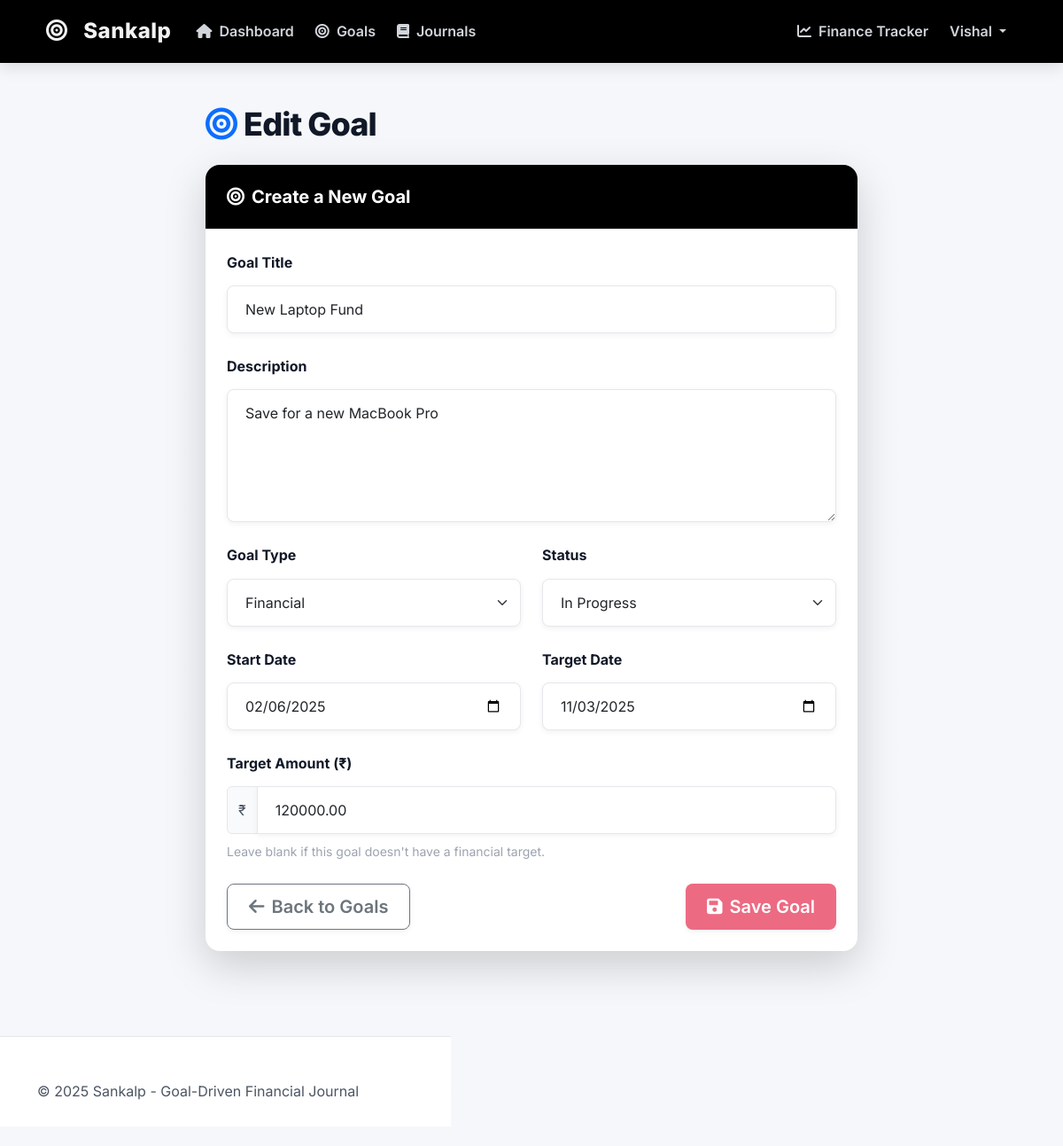
Page /sankalp/goals/10/edit/ (signed in) on the committed database.
### sankalp/models.py (models this page shows, shortened)
class Goal(models.Model):
    GOAL_TYPES = [
        ('FINANCIAL', 'Financial'),
        ('PERSONAL', 'Personal'),
        ('CAREER', 'Career'),
        ('HEALTH', 'Health'),
        ('OTHER', 'Other'),
    ]
    STATUS_CHOICES = [
        ('NOT_STARTED', 'Not Started'),
        ('IN_PROGRESS', 'In Progress'),
        ('COMPLETED', 'Completed'),
        ('ABANDONED', 'Abandoned'),
    ]
    user = models.ForeignKey(User, on_delete=models.CASCADE)
    title = models.CharField(max_length=200)
    description = models.TextField()
    goal_type = models.CharField(max_length=20, choices=GOAL_TYPES)
    target_amount = models.DecimalField(max_digits=10, decimal_places=2, null=True, blank=True)
    current_amount = models.DecimalField(max_digits=10, decimal_places=2, default=0)
    start_date = models.DateField()
    target_date = models.DateField()
    status = models.CharField(max_length=20, choices=STATUS_CHOICES, default='NOT_STARTED')
    created_at = models.DateTimeField(auto_now_add=True)
    updated_at = models.DateTimeField(auto_now=True)

### sankalp/views.py (the view)
# urls.py: path('goals/<int:goal_id>/edit/', views.edit_goal, name='edit_goal'),
@login_required
def edit_goal(request, goal_id):
    goal = get_object_or_404(Goal, id=goal_id, user=request.user)
    if request.method == 'POST':
        form = GoalForm(request.POST, instance=goal)
        if form.is_valid():
            with transaction.atomic():
                form.save()
            messages.success(request, 'Goal updated successfully!')
            return redirect('goal_detail', goal_id=goal.id)
    else:
        form = GoalForm(instance=goal)
    return render(request, 'sankalp/goal_form.html', {
        'form': form,
        'title': 'Edit Goal',
        'username': request.session.get('username', '')
    })

### sankalp/forms.py
class GoalForm(forms.ModelForm):
    class Meta:
        model = Goal
        fields = ['title', 'description', 'goal_type', 'target_amount', 'start_date', 'target_date', 'status']
        widgets = {
            'start_date': forms.DateInput(attrs={'type': 'date'}),
            'target_date': forms.DateInput(attrs={'type': 'date'}),
            'description': forms.Textarea(attrs={'rows': 4}),
        }

### sankalp/templates/sankalp/goal_form.html (shortened to what this page needs)
{% extends 'sankalp/base.html' %}
{% load static %}
{% block content %}
<div class="row mb-5 justify-content-center">
    <div class="col-md-8">
        <h1 class="display-5 mb-4">
            <i class="fas fa-bullseye text-primary me-2"></i>{{ title }}
        </h1>
        <div class="card shadow-lg">
            <div class="card-header bg-primary text-white">
                <h5 class="mb-0 fw-bold">
                    <i class="fas fa-bullseye me-2"></i>Create a New Goal
                </h5>
            </div>
            <div class="card-body p-4">
                <form method="post">
                    <div class="mb-4">
                        <label for="id_title" class="form-label fw-bold">Goal Title</label>
                        <input type="text" name="title" id="id_title" class="form-control"
                               value="{{ form.title.value|default:'' }}" required>
                    </div>
                    <div class="mb-4">
                        <label for="id_description" class="form-label fw-bold">Description</label>
                        <textarea name="description" id="id_description" class="form-control" rows="5" required>{{ form.description.value|default:'' }}</textarea>
                    </div>
                    <div class="row mb-4 g-4">
                        <div class="col-md-6">
                            <label for="id_goal_type" class="form-label fw-bold">Goal Type</label>
                            <select name="goal_type" id="id_goal_type" class="form-select" required>
                                <option value="FINANCIAL" {% if form.goal_type.value == 'FINANCIAL' %}selected{% endif %}>Financial</option>
                            </select>
                        </div>
                        <div class="col-md-6">
                            <label for="id_status" class="form-label fw-bold">Status</label>
                            <select name="status" id="id_status" class="form-select" required>
                                <option value="IN_PROGRESS" {% if form.status.value == 'IN_PROGRESS' %}selected{% endif %}>In Progress</option>
                            </select>
                        </div>
                    </div>
                    <div class="row mb-4 g-4">
                        <div class="col-md-6">
                            <label for="id_start_date" class="form-label fw-bold">Start Date</label>
                            <input type="date" name="start_date" id="id_start_date" class="form-control"
                                   value="{{ form.start_date.value|date:'Y-m-d'|default:'' }}" required>
                        </div>
                        <div class="col-md-6">
                            <label for="id_target_date" class="form-label fw-bold">Target Date</label>
                            <input type="date" name="target_date" id="id_target_date" class="form-control"
                                   value="{{ form.target_date.value|date:'Y-m-d'|default:'' }}" required>
                        </div>
                    </div>
                    <div class="mb-4">
                        <label for="id_target_amount" class="form-label fw-bold">Target Amount (₹)</label>
                        <div class="input-group">
                            <span class="input-group-text">₹</span>
                            <input type="number" name="target_amount" id="id_target_amount" class="form-control"
                                   value="{{ form.target_amount.value|default:'' }}" step="0.01">
                        </div>
                        <div class="form-text">Leave blank if this goal doesn't have a financial target.</div>
                    </div>
                    <div class="d-flex justify-content-between mt-4">
                        <a href="{% url 'goals_list' %}" class="btn btn-outline-secondary btn-lg">
                            <i class="fas fa-arrow-left me-2"></i>Back to Goals
                        </a>
                        <button type="submit" class="btn btn-primary btn-lg">
                            <i class="fas fa-save me-2"></i>Save Goal
                        </button>
                    </div>
                </form>
            </div>
        </div>
    </div>
</div>
{% endblock %}

### sankalp/templates/sankalp/base.html (shortened to what this page needs)
{% load static %}
<!DOCTYPE html>
<html lang="en">
<head>
    <link href="https://cdn.jsdelivr.net/npm/bootstrap@5.3.0-alpha1/dist/css/bootstrap.min.css" rel="stylesheet">
    <link rel="stylesheet" href="https://cdnjs.cloudflare.com/ajax/libs/font-awesome/6.0.0/css/all.min.css">
    <link rel="stylesheet" href="{% static 'sankalp/css/styles.css' %}">
</head>
<body>
    <nav class="navbar navbar-expand-lg navbar-dark bg-primary sticky-top">
        <div class="container">
            <a class="navbar-brand" href="{% url 'sankalp_dashboard' %}">
                <i class="fas fa-bullseye"></i> Sankalp
            </a>
            <div class="collapse navbar-collapse" id="navbarNav">
                <ul class="navbar-nav me-auto mb-2 mb-lg-0">
                    <li class="nav-item">
                        <a class="nav-link" href="{% url 'sankalp_dashboard' %}">
                            <i class="fas fa-home me-1"></i> Dashboard
                        </a>
                    </li>
                    <li class="nav-item">
                        <a class="nav-link" href="{% url 'goals_list' %}">
                            <i class="fas fa-bullseye me-1"></i> Goals
                        </a>
                    </li>
                    <li class="nav-item">
                        <a class="nav-link" href="{% url 'journals_list' %}">
                            <i class="fas fa-book me-1"></i> Journals
                        </a>
                    </li>
                </ul>
                <ul class="navbar-nav mb-2 mb-lg-0">
                    <li class="nav-item">
                        <a class="nav-link" href="{% url 'dashboard' %}">
                            <i class="fas fa-chart-line me-1"></i> Finance Tracker
                        </a>
                    </li>
                    {% if request.session.username %}
                    <li class="nav-item dropdown">
                        <a class="nav-link dropdown-toggle" href="#" id="navbarDropdown" role="button" data-bs-toggle="dropdown" aria-expanded="false">
                            {{ request.session.username }}
                        </a>
                    </li>
                    {% endif %}
                </ul>
            </div>
        </div>
    </nav>
    <main class="container my-5">
        <div class="fade-in">
            {% block content %}{% endblock %}
        </div>
    </main>
    <footer class="py-5 mt-auto bg-white shadow-sm">
        <div class="container">
            <div class="row align-items-center">
                <div class="col-md-6 text-center text-md-start">
                    <p class="mb-0 text-muted">&copy; {% now "Y" %} Sankalp - Goal-Driven Financial Journal</p>
                </div>
                <div class="col-md-6 text-center text-md-end mt-3 mt-md-0">
                    <a href="#" class="text-decoration-none text-muted me-4">
                        <i class="fas fa-question-circle me-1"></i> Help
                    </a>
                    <a href="#" class="text-decoration-none text-muted me-4">
                        <i class="fas fa-user-shield me-1"></i> Privacy
                    </a>
                    <a href="#" class="text-decoration-none text-muted">
                        <i class="fas fa-file-contract me-1"></i> Terms
                    </a>
                </div>
            </div>
        </div>
    </footer>
</body>
</html>

### sankalp/static/sankalp/css/styles.css (style rules this page uses)
:root { --primary-color: #000000; --primary-light: #f2f2f2; --secondary-color: #ed6a83; --secondary-light: #fce4e9; --warning-color: #facc15; --warning-light: #fef9c3; --danger-color: #dc2626; --danger-light: #fee2e2; --info-color: #0ea5e9; --info-light: #e0f2fe; --background-color: #f5f7fa; --card-bg: #ffffff; --text-primary: #111827; --text-secondary: #4b5563; --text-tertiary: #9ca3af; --border-color: #e5e7eb; --border-radius-sm: 0.5rem; --border-radius: 1rem; --border-radius-lg: 1.5rem; --shadow-sm: 0 2px 6px rgba(0, 0, 0, 0.06); --shadow: 0 6px 16px rgba(0, 0, 0, 0.1); --shadow-lg: 0 12px 32px rgba(0, 0, 0, 0.12); --transition-fast: 200ms ease; --transition-normal: 300ms ease; --transition-slow: 400ms ease; }
body { min-height: 100vh; display: flex; flex-direction: column; background-color: var(--background-color); color: var(--text-primary); font-family: "Inter", -apple-system, BlinkMacSystemFont, "Segoe UI", Roboto, "Helvetica Neue", Arial, sans-serif; line-height: 1.7; font-size: 16px; }
h1, h2, h3, h4, h5, h6 { font-weight: 700; line-height: 1.2; margin-bottom: 1rem; }
.display-5 { font-weight: 800; letter-spacing: -0.025em; font-size: 2.25rem; }
.text-muted { color: var(--text-secondary) !important; }
.navbar { box-shadow: var(--shadow); transition: all var(--transition-normal); padding: 10px 40px; background: var(--primary-color) !important; }
.navbar-brand { font-weight: 800; letter-spacing: 0.5px; transition: all var(--transition-fast); font-size: 1.5rem; color: #f2f2f2 !important; }
.navbar-brand i { margin-right: 0.75rem; }
.nav-link { transition: all var(--transition-fast); padding: 0.5rem 1.25rem; border-radius: var(--border-radius-sm); margin: 0 0.25rem; font-weight: 600; color: #d1d5db !important; }
.card { border-radius: var(--border-radius); box-shadow: var(--shadow-sm); transition: transform var(--transition-normal), box-shadow var(--transition-normal); border: none; background-color: var(--card-bg); overflow: hidden; }
.card-header { background-color: var(--card-bg); border-bottom: 1px solid var(--border-color); padding: 1.5rem; font-weight: 700; }
.card-header.bg-primary { background: var(--primary-color) !important; color: #ffffff; }
.card-body { padding: 1.75rem; }
.btn { border-radius: var(--border-radius-sm); padding: 0.625rem 1.5rem; font-weight: 600; transition: all var(--transition-fast); box-shadow: var(--shadow-sm); position: relative; overflow: hidden; }
.btn::after { content: ""; position: absolute; top: 0; left: 0; width: 100%; height: 100%; background-color: rgba(255, 255, 255, 0.15); transform: translateY(100%); transition: transform var(--transition-fast); }
.btn-primary { background: var(--secondary-color); border: none; color: #ffffff; }
.form-control, .form-select { border-radius: var(--border-radius-sm); border: 1px solid var(--border-color); padding: 0.875rem 1.25rem; transition: all var(--transition-fast); font-size: 1rem; box-shadow: var(--shadow-sm); background-color: #ffffff; }
.form-label { font-weight: 600; margin-bottom: 0.75rem; color: var(--text-primary); }
.form-text { color: var(--text-tertiary); font-size: 0.875rem; margin-top: 0.5rem; }
.input-group-text { background-color: #f9fafb; border: 1px solid var(--border-color); color: var(--text-secondary); }
footer { margin-top: auto; background-color: var(--card-bg); border-top: 1px solid var(--border-color); padding: 2rem 0; color: var(--text-secondary); }
.fade-in { animation: fadeIn 0.6s ease forwards; }
body::before { content: ""; position: fixed; top: 0; left: 0; width: 100%; height: 100%; background-image: radial-gradient(var(--primary-light) 1.5px, transparent 1.5px), radial-gradient(var(--primary-light) 1.5px, transparent 1.5px); background-size: 60px 60px; background-position: 0 0, 30px 30px; opacity: 0.25; pointer-events: none; z-index: -1; }

### rows in the picture
Goal: title "New Laptop Fund", description "Save for a new MacBook Pro", goal_type "Financial", status "In Progress", start_date "02/06/2025", target_date "11/03/2025", target_amount "120000.00"

### other values in the picture
{{ request.session.username }} "Vishal"
{{ title }} "Edit Goal"
